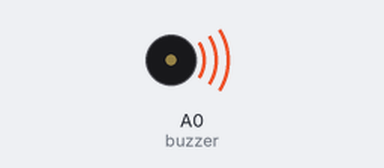
Simulated run of this sketch. Board: Arduino Uno, built with avr-gcc and run on an emulated ATmega328P. On the bench: buzzer (waves = sounding).

Above: at 0.7 s.
At 43.5 s:
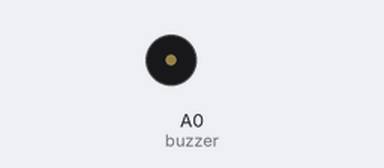
Timing chart, 0 to 45.0 s (numbered marks = the images above):
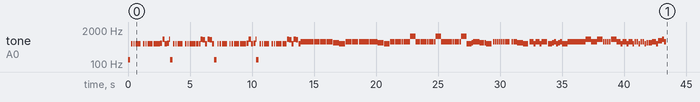

The sketch:

kill_this_love_black_pink_on_buzzer_with_arduino.ino
```cpp
//Code writen by vishal soni
//youtube :- http://youtube.com/vishalsoniindia
// On 10 july 2021
// realy took 24 hour to write this
//

// Define pin A0 for buzzer, you can use any other digital pins (Pin 0-13)
const int buzzer = A0;

// Change to 0.5 for a slower version of the song, 1.25 for a faster version
const float songSpeed = 1.0;

// Defining frequency of each music note
#define NOTE_D3 147
#define NOTE_C4 262
#define NOTE_D4 294
#define NOTE_E4 330
#define NOTE_F4 349
#define NOTE_G4 392
#define NOTE_A4 440
#define NOTE_B4 494
#define NOTE_C5 523
#define NOTE_D5 587
#define NOTE_D_black_5 622
#define NOTE_E5 659
#define NOTE_F5 698
#define NOTE_G5 784
#define NOTE_A_black_5 830
#define NOTE_A5 880
#define NOTE_B5 988
#define NOTE_D6 1175

#define rest 10

// Music notes of the song, 0 is a rest/pulse
int notes[] = {
    NOTE_D3,0,NOTE_D5,0,NOTE_D5,0,NOTE_D5,0,
    0,NOTE_D5,0,NOTE_D5,0,NOTE_D5,0,
    NOTE_D5,0,NOTE_D5,0,NOTE_D5,0,NOTE_D_black_5,0,
    NOTE_A5,0,NOTE_D5,0,NOTE_D_black_5,0,NOTE_A5,0,

    NOTE_D3,0,NOTE_D5,0,NOTE_D5,0,NOTE_D5,0,
    0,NOTE_D5,0,NOTE_D5,0,NOTE_D5,0,
    NOTE_D5,0,NOTE_D5,0,NOTE_A5,0,NOTE_A_black_5,0,
    NOTE_D5,0,NOTE_A5,0,NOTE_A_black_5,0,NOTE_D5,0,

    NOTE_D3,0,NOTE_D5,0,NOTE_D5,0,NOTE_D5,0,
    0,NOTE_D5,0,NOTE_D5,0,NOTE_D5,0,
    NOTE_D5,0,NOTE_D5,0,NOTE_D5,0,NOTE_D_black_5,0,
    NOTE_A5,0,NOTE_D5,0,NOTE_D_black_5,0,NOTE_A5,0,

    NOTE_D3,0,NOTE_D5,0,NOTE_D5,0,NOTE_D5,0,
    0,NOTE_D5,0,NOTE_D5,0,NOTE_D5,0,
    NOTE_D5,0,NOTE_D5,0,NOTE_A5,0,NOTE_A_black_5,0,
    NOTE_D5,0,NOTE_A5,0,NOTE_A_black_5,0,NOTE_D5,

    NOTE_F5,0,NOTE_F5,0,NOTE_F5,0,NOTE_F5,0,
    NOTE_F5,0,NOTE_F5,0,NOTE_F5,0,NOTE_F5,0,NOTE_F5,0,
    NOTE_E5,0,NOTE_E5,0,NOTE_D5,0,

    NOTE_F5,0,NOTE_F5,0,NOTE_F5,0,NOTE_F5,0,
    NOTE_F5,0,NOTE_F5,0,NOTE_F5,0,NOTE_F5,0,NOTE_F5,0,
    NOTE_E5,0,NOTE_E5,0,NOTE_D5,0,

    NOTE_F5,0,NOTE_F5,0,NOTE_F5,0,NOTE_F5,0,
    NOTE_F5,0,NOTE_F5,0,NOTE_D6,0,

    NOTE_F5,0,NOTE_F5,0,NOTE_F5,0,NOTE_F5,0,
    NOTE_F5,0,NOTE_F5,0,NOTE_D6,0,

    NOTE_F5,0,NOTE_F5,0,NOTE_F5,0,NOTE_F5,0,
    NOTE_F5,0,NOTE_F5,0,NOTE_D6,0,

    NOTE_D5,0,NOTE_E5,0,NOTE_F5,0,NOTE_F5,0,
    NOTE_E5,0,NOTE_E5,0,NOTE_D5,0,

    NOTE_F5,0,NOTE_F5,0,NOTE_F5,0,
    NOTE_F5,0,NOTE_F5,0,NOTE_F5,0,
    NOTE_F5,0,NOTE_F5,0,NOTE_F5,0,NOTE_F5,0,
    NOTE_E5,0,NOTE_E5,0,NOTE_E5,0,NOTE_D5,0,
    NOTE_F5,0,NOTE_F5,0,NOTE_D5,0,NOTE_F5,0,NOTE_F5,0,
    NOTE_D5,0,NOTE_F5,0,

    NOTE_D5,0,NOTE_D5,0,NOTE_E5,0,NOTE_F5,0,
    NOTE_D5,0,NOTE_E5,0,NOTE_F5,0,
    NOTE_D5,0,

    NOTE_F5,0,NOTE_F5,0,NOTE_F5,0,
    NOTE_F5,0,NOTE_F5,0,NOTE_F5,0,
    NOTE_F5,0,NOTE_F5,0,NOTE_F5,0,

    NOTE_A5,0,
    NOTE_F5,0,NOTE_F5,0,NOTE_F5,0,
    NOTE_A5,0,
    NOTE_F5,0,NOTE_F5,0,NOTE_F5,0,NOTE_F5,0,

    NOTE_A5,0,NOTE_F5,0,NOTE_F5,0,NOTE_D5,0,
    NOTE_F5,0,NOTE_F5,0,NOTE_D5,0,
    NOTE_F5,0,NOTE_F5,0,NOTE_D5,0,
    NOTE_F5,0,NOTE_F5,0,NOTE_D5,0,
    NOTE_F5,0,NOTE_F5,0,NOTE_D5,0,

    NOTE_E5,0,NOTE_E5,0,NOTE_E5,0,
    NOTE_F5,0,NOTE_F5,0,NOTE_D5,0,
    NOTE_G5,0,NOTE_G5,0,
    NOTE_A5,0,
    NOTE_F5,0,

//    NOTE_D5,0,NOTE_F5,0,NOTE_F5,0,


};
// Durations (in ms) of each music note of the song
// Quarter Note is 250 ms when songSpeed = 1.0
int durations[] = {
    200,70,100,80,100,80,400,rest,
    200,100,80,100,80,400,70,
    200,rest,125,rest,175,rest,175,rest,
    175,rest,175,rest,175,rest,50,5,

    200,70,100,80,100,80,400,rest,
    200,100,80,100,80,450,70,
    200,rest,125,rest,175,rest,175,rest,
    175,rest,175,rest,175,rest,175,5,

    200,70,100,80,100,80,400,rest,
    200,100,80,100,80,400,70,
    200,rest,125,rest,175,rest,175,rest,
    175,rest,175,rest,175,rest,50,5,

    200,70,100,80,100,80,400,rest,
    200,100,80,100,80,450,70,
    200,rest,125,rest,175,rest,175,rest,
    175,rest,175,rest,175,rest,175,

    375,rest,150,rest,375,rest,125,50,
    450,rest,375,rest,125,rest,375,rest,125,rest,
    375,rest,125,rest,450,50,

    375,rest,125,rest,375,rest,125,50,
    450,rest,375,rest,125,rest,375,rest,125,rest,
    375,rest,125,rest,450,50,

    375,rest,125,rest,375,rest,125,50,
    375,rest,125,rest,450,rest,

    375,rest,125,rest,375,rest,125,50,
    375,rest,125,rest,450,rest,

    375,rest,125,rest,375,rest,125,50,
    375,rest,125,rest,450,rest,

    375,rest,125,rest,375,rest,125,rest,
    375,rest,125,rest,450,100,

    150,rest,150,rest,150,rest,
    150,rest,150,rest,150,rest,
    375,150,150,rest,150,rest,150,rest,
    150,rest,150,rest,150,rest,375,150,
    150,rest,150,rest,150,rest,150,rest,150,rest,
    150,rest,450,70,

    150,rest,150,rest,150,rest,150,rest,
    150,rest,150,rest,150,rest,
    450,rest,

    150,rest,150,rest,150,rest,
    150,rest,150,rest,150,rest,
    150,rest,150,rest,150,rest,

    450,rest,
    150,rest,150,rest,150,rest,
    450,rest,
    150,rest,150,rest,150,rest,150,rest,

    450,rest,150,rest,150,rest,150,rest,
    150,rest,150,rest,150,rest,
    150,rest,150,rest,150,rest,
    150,rest,150,rest,150,rest,
    150,rest,150,rest,150,rest,

    150,rest,150,rest,150,rest,
    150,rest,150,rest,150,rest,
    150,rest,150,rest,
    150,rest,
    150,rest,

//    375,rest,100,rest,100,rest,


};
void setup()
{
  const int totalNotes = sizeof(notes) / sizeof(int);
  // Loop through each note
  for (int i = 0; i < totalNotes; i++)
  {
    const int currentNote = notes[i];
    float wait = durations[i] / songSpeed;
    // Play tone if currentNote is not 0 frequency, otherwise pause (noTone)
    if (currentNote != 0)
    {
      tone(buzzer, notes[i], wait); // tone(pin, frequency, duration)
    }
    else
    {
      noTone(buzzer);
    }
    // delay is used to wait for tone to finish playing before moving to next loop
    delay(wait);
  }
}

void loop()
{
  // Nothing in loop. Music only plays once.
  // You can click reset on Arduino to replay the song.
}
```
